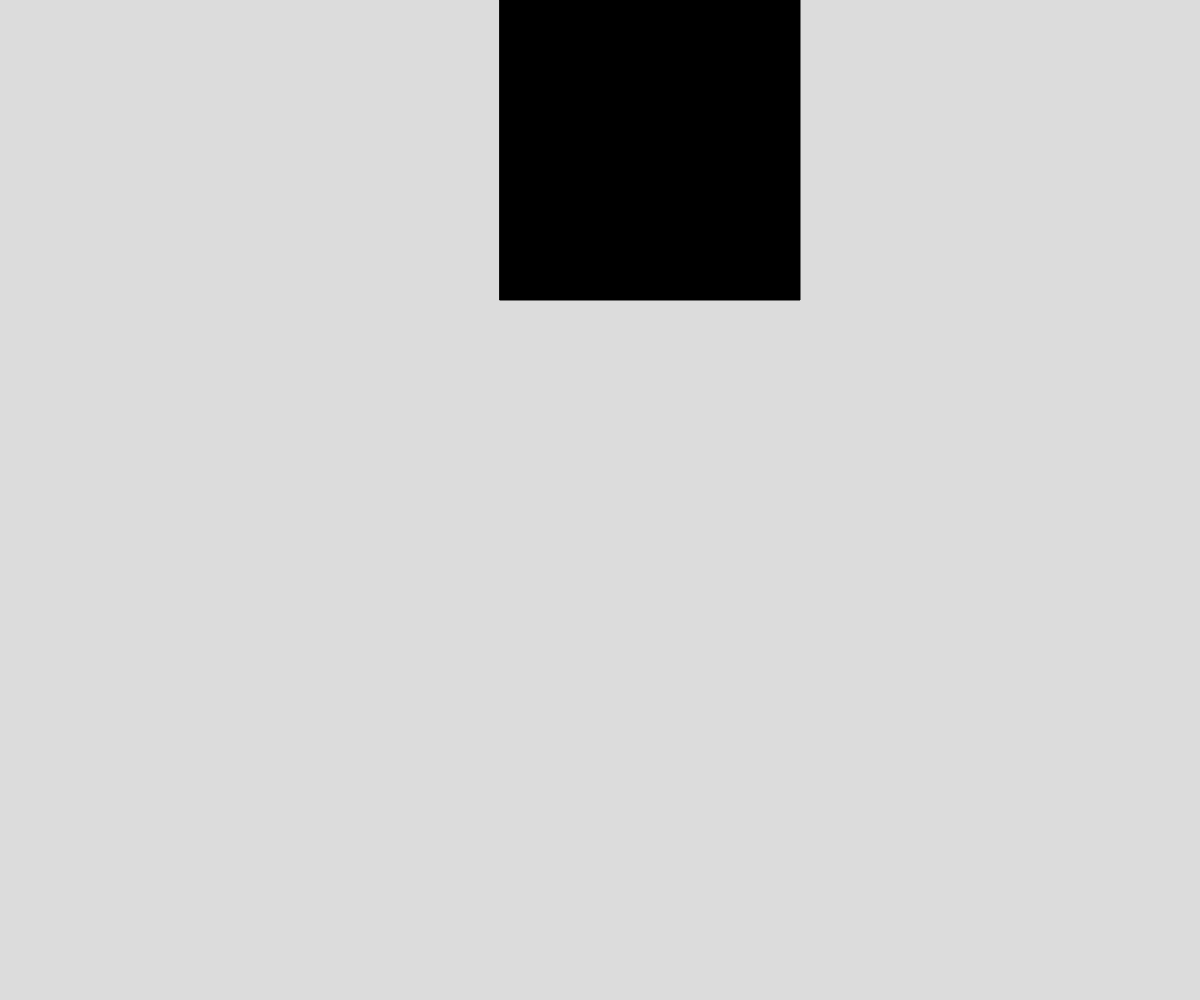
Frame 1 (no input)
Frame 60 (no input): blank canvas, image omitted
Frame 120 (the mouse pressed at the canvas centre since frame 60): blank canvas, image omitted

The p5.js sketch that drew this single still picture (run headless with seeded random() and noise() and a simulated clock; from frame 60 on, the mouse is pressed at the canvas centre):

// p5.js sketch
// ── sketch.js
let x, y;
let squareSize;
let speed;
let state;

function setup() {
  createCanvas(windowWidth, windowHeight);
  x = 0;
  y = 0;
  squareSize = 300;
  speed = 500;
  state = 1;
}

function draw() {
  background(220);
  determineState();
  moveAccordingToState();
  displaySquare();
}

function displaySquare() {
  fill(0);
  rect(x, y, squareSize, squareSize);
}

function determineState() {
  if (state === 1 && x >= width - squareSize) {
    state = 2;
    x = width - squareSize; //hug the right hand wall
  }
  else if (state === 2 && y >= height - squareSize) {
    state = 3;
    y = height - squareSize;
  }
  else if (state === 3 && x <= 0) {
    state = 4;
    x = 0;
  }
  else if (state === 4 && y <= 0) {
    state = 1;
    y = 0;
  }
}

function moveAccordingToState() {
  if (state === 1) {
    x += speed;
  }
  else if (state === 2) {
    y += speed;
  }
  else if (state === 3) {
    x -= speed;
  }
  else if (state === 4) {
    y -= speed;
  }
}
